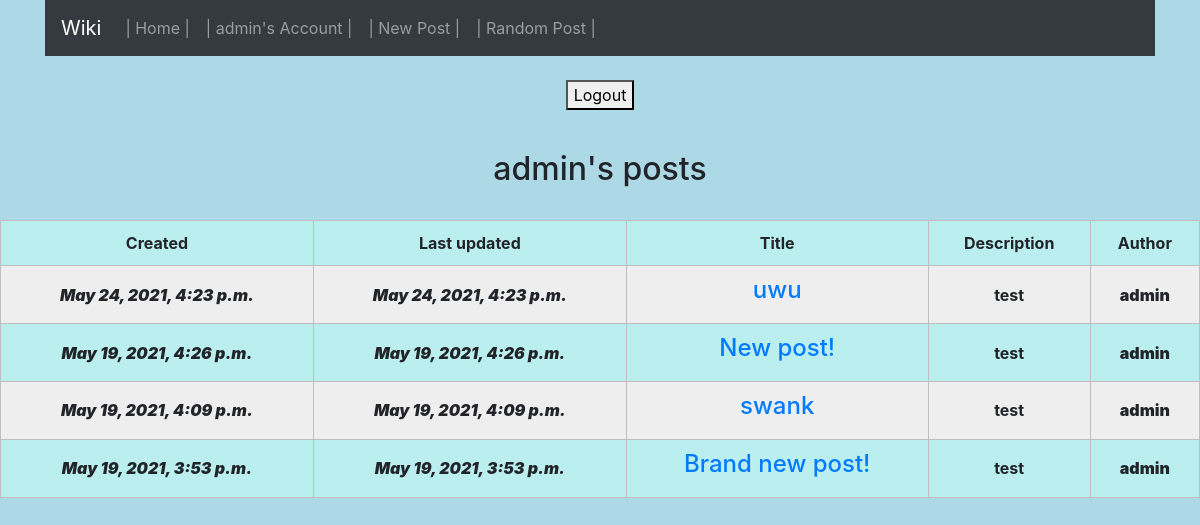
The page /user/ (signed in) on the database as committed earlier.
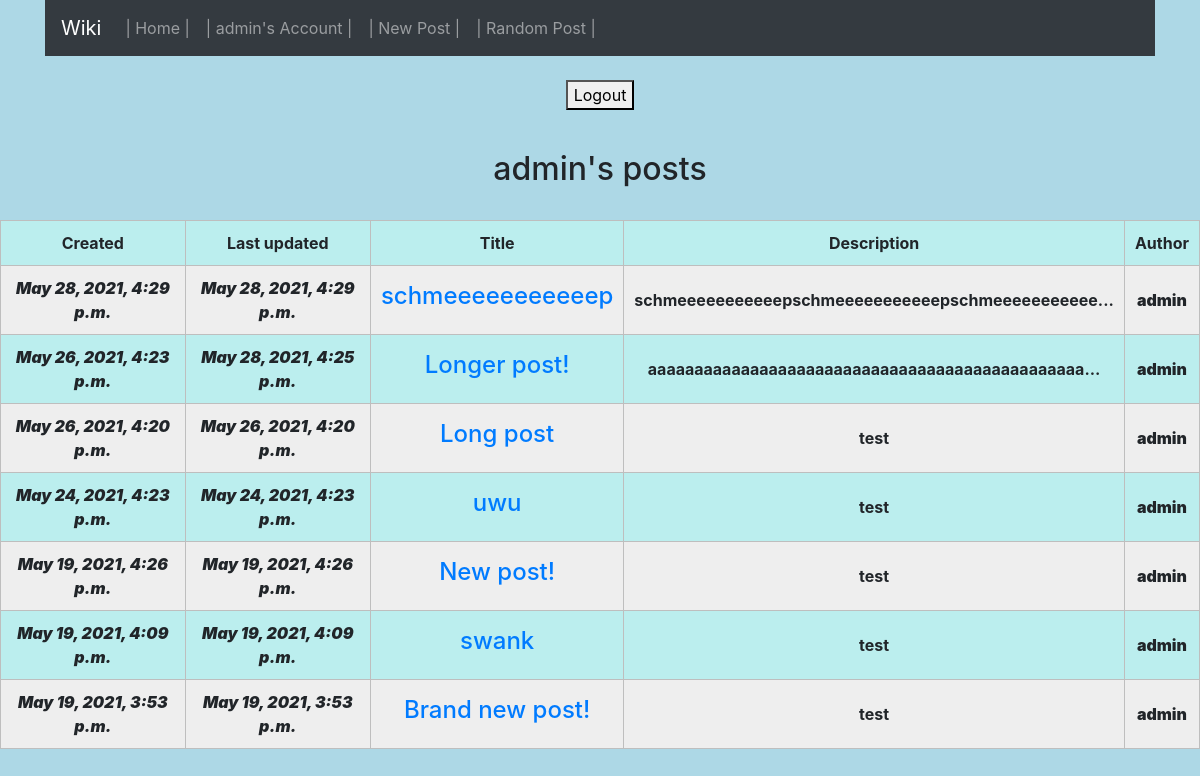
The same page on the database as committed later.
### wiki/models.py (models this page shows, shortened)
class Entry(models.Model):
	entry_title = models.CharField(max_length=100)
	entry_text = models.CharField(max_length=5000)
	entry_text_short = models.CharField(max_length=50)
	entry_author = models.ForeignKey(User, on_delete=models.CASCADE)
	entry_date = models.DateTimeField(auto_now_add=True)
	entry_updated = models.DateTimeField(auto_now=True)

### wiki/views.py (the view, shortened to what this page needs)
# urls.py: path('user/', UserView.as_view(), name='user'),
class UserView(View):
    def get(self, request):
        loggedIn = request.user.is_authenticated
        form = AuthenticationForm()
        entries = ''
        if loggedIn:
            entries = Entry.objects.filter(entry_author=request.user)
        return render(request, 'wiki/user.html', {'loggedIn': loggedIn, 'user': request.user, 'form': form, 'entries': entries})

### wiki/templates/wiki/user.html (shortened to what this page needs)
<!DOCTYPE html>
<html>
  <head>
  </head>
  <body>
    {% include 'wiki/header.html' %}
    {% if not loggedIn %}
      <br /><h3 style="color:red;">Unable to view: user not logged in!</h3>
      <h4>Please log in!</h4>
      <form style="padding-bottom:1em;" method="POST">
        {% csrf_token %}
        <br />
        <table style="margin-left:auto; margin-right:auto;">
          {{ form }}
        </table>
        <br /><button type="submit">Login</button>
      </form>
    {% else %}
        <br />
        <form style="padding-bottom:1em;" method="POST">
            <button type="submit">Logout</button>
        </form>
        <br /><h2>{{user}}'s posts</h2><br />
        <table style="width:100%">
            <tr>
                <th>Created</th>
                <th>Last updated</th>
                <th>Title</th>
                <th>Description</th>
                <th>Author</th>
            </tr>
        {% for entry in entries reversed %}
            <tr>
                <th><b><i>{{ entry.entry_date }}</b></i></th>
                <th><b><i>{{ entry.entry_updated }}</b></i></th>
                <th><a href="/{{ entry.id }}/"><h4>{{ entry.entry_title }}</h4></a></th>
                <th>{{ entry.entry_text_short }}</th>
                <th><b>{{ entry.entry_author }}</b></th>
            </tr>
        {% endfor %}
       </table>
       <br /><br />
    {% endif %}
	</body>
</html>

Rows that differ between the two databases and show on the page:
added Entry: entry_date "May 28, 2021, 4:29 p.m.", entry_updated "May 28, 2021, 4:29 p.m.", entry_title "schmeeeeeeeeeeep", entry_text_short "schmeeeeeeeeeeepschmeeeeeeeeeeepschmeeeeeeeeeee...", entry_author "admin"
added Entry: entry_date "May 26, 2021, 4:23 p.m.", entry_updated "May 28, 2021, 4:25 p.m.", entry_title "Longer post!", entry_text_short "aaaaaaaaaaaaaaaaaaaaaaaaaaaaaaaaaaaaaaaaaaaaaaa...", entry_author "admin"
added Entry: entry_date "May 26, 2021, 4:20 p.m.", entry_updated "May 26, 2021, 4:20 p.m.", entry_title "Long post", entry_text_short "test", entry_author "admin"
